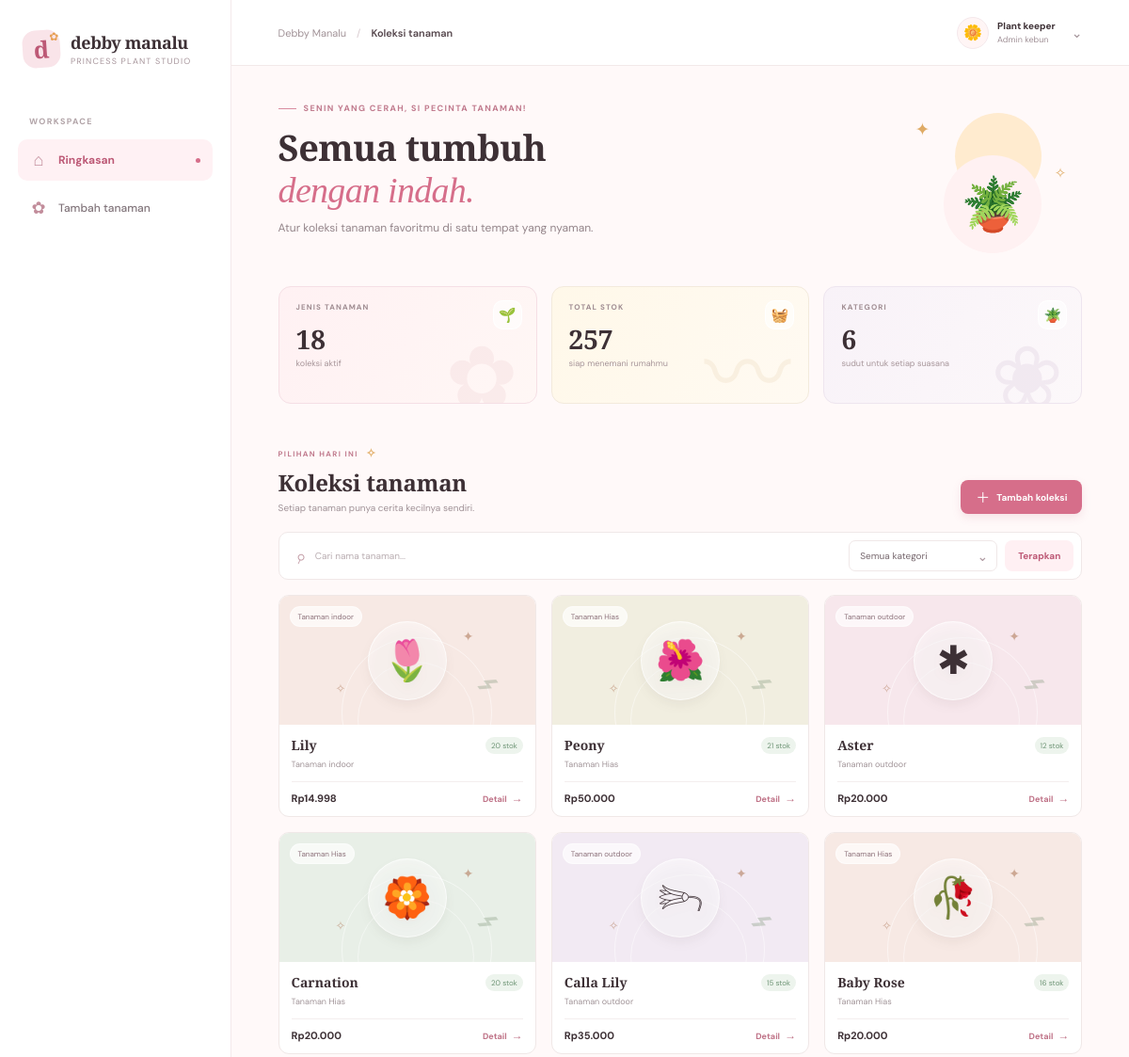
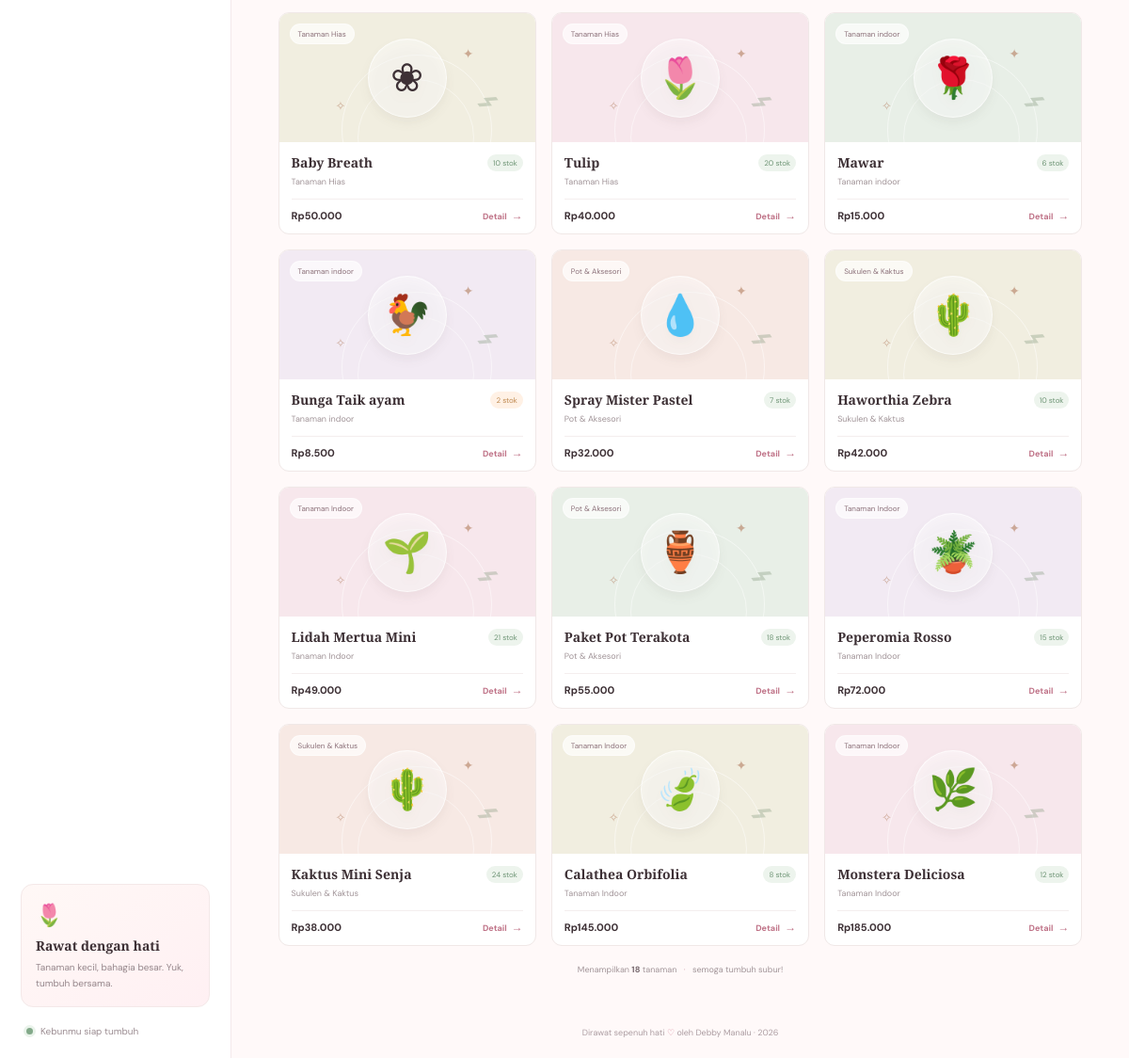
The page / on the database its author committed (2 pictures, top to bottom).
### tables this page shows
CREATE TABLE products (
            id INTEGER PRIMARY KEY AUTOINCREMENT,
            name TEXT NOT NULL,
            category TEXT NOT NULL,
            price INTEGER NOT NULL CHECK (price > 0),
            stock INTEGER NOT NULL DEFAULT 0 CHECK (stock >= 0),
            emoji TEXT NOT NULL DEFAULT "🪴",
            description TEXT NOT NULL DEFAULT "",
            created_at TEXT NOT NULL DEFAULT CURRENT_TIMESTAMP,
            updated_at TEXT NOT NULL DEFAULT CURRENT_TIMESTAMP
        );

### app/Controllers/ProductController.php (called while the page is built, shortened)
<?php
final class ProductController
{
    private Product $products;
    public function __construct()
    {
        $this->products = new Product(Database::connection());
    }
    public function index(): void
    {
        $search = trim((string) ($_GET['q'] ?? ''));
        $category = trim((string) ($_GET['category'] ?? ''));
        $this->render('products/index', [
            'title' => 'Koleksi tanaman',
            'products' => $this->products->all($search, $category),
            'categories' => $this->products->categories(),
            'summary' => $this->products->summary(),
            'search' => $search,
            'selectedCategory' => $category,
        ]);
    }
    private function render(string $view, array $data): void
    {
        extract($data, EXTR_SKIP);
        require dirname(__DIR__) . '/Views/layout.php';
    }
}

### app/Models/Product.php (called while the page is built, shortened)
<?php
final class Product
{
    public function all(string $search = '', string $category = ''): array
    {
        $sql = 'SELECT * FROM products WHERE 1 = 1';
        $params = [];
        $sql .= ' ORDER BY id DESC';
        $statement = $this->db->prepare($sql);
        $statement->execute($params);
        return $statement->fetchAll();
    }
    public function summary(): array
    {
        return $this->db->query(
            'SELECT COUNT(*) AS products, COALESCE(SUM(stock), 0) AS stock,
             COUNT(DISTINCT category) AS categories FROM products'
        )->fetch();
    }
}

### app/Views/products/index.php (the view, shortened to what this page needs)
<section class="welcome-row">
    <div>
        <div class="eyebrow"><span class="eyebrow-line"></span> SENIN YANG CERAH, SI PECINTA TANAMAN!</div>
        <h1>Semua tumbuh<br><em>dengan indah.</em></h1>
        <p class="page-lead">Atur koleksi tanaman favoritmu di satu tempat yang nyaman.</p>
    </div>
    <div class="sunny-plant" aria-hidden="true"><span class="sunny-sun"></span><span class="sunny-pot">🪴</span><span class="sparkle sparkle-one">✦</span><span class="sparkle sparkle-two">✧</span></div>
</section>
<section class="stats-grid" aria-label="Ringkasan inventaris">
    <article class="stat-card stat-pink"><span class="stat-icon">🌱</span><span class="stat-label">JENIS TANAMAN</span><strong><?= e($summary['products']) ?></strong><span class="stat-foot">koleksi aktif</span><span class="stat-watermark">✿</span></article>
    <article class="stat-card stat-cream"><span class="stat-icon">🧺</span><span class="stat-label">TOTAL STOK</span><strong><?= e($summary['stock']) ?></strong><span class="stat-foot">siap menemani rumahmu</span><span class="stat-watermark">〰</span></article>
    <article class="stat-card stat-lilac"><span class="stat-icon">🪴</span><span class="stat-label">KATEGORI</span><strong><?= e($summary['categories']) ?></strong><span class="stat-foot">sudut untuk setiap suasana</span><span class="stat-watermark">❀</span></article>
</section>
<section class="collection-section">
    <div class="section-heading">
        <div><div class="eyebrow small-eyebrow">PILIHAN HARI INI <span>✧</span></div><h2>Koleksi tanaman</h2><p>Setiap tanaman punya cerita kecilnya sendiri.</p></div>
        <a href="index.php?action=create" class="button button-primary"><span>＋</span> Tambah koleksi</a>
    </div>
    <form class="filter-bar" action="index.php" method="get">
        <label class="search-box"><span>⌕</span><input type="search" name="q" value="<?= e($search) ?>" placeholder="Cari nama tanaman..." aria-label="Cari nama tanaman"></label>
        <label class="category-select"><select name="category"><option value="">Semua kategori</option></select><span class="select-chevron"></span></label>
        <button class="button button-filter" type="submit">Terapkan</button>
    </form>
    <?php if ($products === []): ?>
        <div class="empty-state"><span>🌷</span><h3>Belum ada yang cocok</h3><p>Coba kata kunci lain atau tambahkan tanaman baru ke koleksimu.</p><a class="button button-primary" href="index.php?action=create">Tambah tanaman</a></div>
    <?php else: ?>
        <div class="product-grid">
            <?php foreach ($products as $index => $product): ?>
                <article class="product-card">
                    <a class="product-art art-<?= $index % 5 ?>" href="index.php?action=show&id=<?= e($product['id']) ?>" aria-label="Lihat <?= e($product['name']) ?>">
                        <span class="art-label"><?= e($product['category']) ?></span><span class="art-plant"><?= e($product['emoji']) ?></span>
                        <span class="art-spark art-spark-a">✦</span><span class="art-spark art-spark-b">✧</span><span class="art-leaf">⌁</span>
                    </a>
                    <div class="product-info">
                        <div class="product-title-line"><h3><?= e($product['name']) ?></h3><span class="stock-pill <?= (int) $product['stock'] < 5 ? 'stock-low' : '' ?>"><?= e($product['stock']) ?> stok</span></div>
                        <p><?= e($product['category']) ?></p>
                        <div class="product-bottom"><strong><?= rupiah($product['price']) ?></strong><a class="text-link" href="index.php?action=show&id=<?= e($product['id']) ?>">Detail <span>→</span></a></div>
                    </div>
                </article>
            <?php endforeach; ?>
        </div>
        <div class="collection-count">Menampilkan <strong><?= count($products) ?></strong> tanaman <span>·</span> semoga tumbuh subur!</div>
    <?php endif; ?>
</section>

### public/index.php (shortened to what this page needs)
<?php
require dirname(__DIR__) . '/app/Core/Database.php';
require dirname(__DIR__) . '/app/Models/Product.php';
require dirname(__DIR__) . '/app/Controllers/ProductController.php';
$controller = new ProductController();
$action = (string) ($_GET['action'] ?? 'index');
switch ($action) {
    case 'index':
        $controller->index();
        break;
}

### app/Views/layout.php (shortened to what this page needs)
<?php
function e(mixed $value): string
{
    return htmlspecialchars((string) $value, ENT_QUOTES, 'UTF-8');
}
function rupiah(int|string $amount): string
{
    return 'Rp' . number_format((int) $amount, 0, ',', '.');
}
$currentPage = basename($_SERVER['SCRIPT_NAME'] ?? 'index.php');
?>
<!doctype html>
<html lang="id">
<head>
    <link rel="stylesheet" href="assets/css/style.css">
</head>
<body>
<div class="page-shell">
    <aside class="sidebar">
        <a class="brand" href="index.php" aria-label="Debby Manalu, beranda">
            <span class="brand-mark">d<span>✿</span></span>
            <span class="brand-copy"><strong>debby manalu</strong><small>Princess plant studio</small></span>
        </a>
        <div class="sidebar-caption">WORKSPACE</div>
        <nav class="side-nav" aria-label="Navigasi utama">
            <a class="nav-link <?= $currentPage === 'index.php' && !isset($_GET['action']) ? 'active' : '' ?>" href="index.php">
                <span class="nav-icon">⌂</span> Ringkasan <span class="nav-dot"></span>
            </a>
            <a class="nav-link <?= ($_GET['action'] ?? '') === 'create' ? 'active' : '' ?>" href="index.php?action=create">
                <span class="nav-icon">✿</span> Tambah tanaman
            </a>
        </nav>
        <div class="sidebar-note">
            <div class="note-illustration">🌷</div>
            <strong>Rawat dengan hati</strong>
            <p>Tanaman kecil, bahagia besar. Yuk, tumbuh bersama.</p>
        </div>
        <div class="sidebar-bottom">
            <span class="online-dot"></span>
            <span>Kebunmu siap tumbuh</span>
        </div>
    </aside>
    <main class="main-content">
        <header class="topbar">
            <div class="breadcrumb"><span>Debby Manalu</span><span class="crumb-slash">/</span><strong><?= e($title) ?></strong></div>
            <div class="topbar-profile"><span class="profile-avatar">🌼</span><span><strong>Plant keeper</strong><small>Admin kebun</small></span><span class="profile-chevron">⌄</span></div>
        </header>
        <div class="content-wrap">
            <?php require $viewFile; ?>
        </div>
        <footer class="footer">Dirawat sepenuh hati <span>♡</span> oleh Debby Manalu <span class="footer-year">· 2026</span></footer>
    </main>
</div>
</body>
</html>

### rows shown on the page
products: category "Tanaman indoor", emoji "🌷", name "Lily", stock "20", price "Rp14.998"
products: category "Tanaman Hias", emoji "🌺", name "Peony", stock "21", price "Rp50.000"
products: category "Tanaman outdoor", emoji "✱", name "Aster", stock "12", price "Rp20.000"
products: category "Tanaman Hias", emoji "🏵️", name "Carnation", stock "20", price "Rp20.000"
products: category "Tanaman outdoor", emoji "𓆸", name "Calla Lily", stock "15", price "Rp35.000"
products: category "Tanaman Hias", emoji "🥀", name "Baby Rose", stock "16", price "Rp20.000"
products: category "Tanaman Hias", emoji "❀", name "Baby Breath", stock "10", price "Rp50.000"
products: category "Tanaman Hias", emoji "🌷", name "Tulip", stock "20", price "Rp40.000"
products: category "Tanaman indoor", emoji "🌹", name "Mawar", stock "6", price "Rp15.000"
products: category "Tanaman indoor", emoji "🐓", name "Bunga Taik ayam", stock "2", price "Rp8.500"
products: category "Pot & Aksesori", emoji "💧", name "Spray Mister Pastel", stock "7", price "Rp32.000"
products: category "Sukulen & Kaktus", emoji "🌵", name "Haworthia Zebra", stock "10", price "Rp42.000"
products: category "Tanaman Indoor", emoji "🌱", name "Lidah Mertua Mini", stock "21", price "Rp49.000"
products: category "Pot & Aksesori", emoji "🏺", name "Paket Pot Terakota", stock "18", price "Rp55.000"
products: category "Tanaman Indoor", emoji "🪴", name "Peperomia Rosso", stock "15", price "Rp72.000"
products: category "Sukulen & Kaktus", emoji "🌵", name "Kaktus Mini Senja", stock "24", price "Rp38.000"
products: category "Tanaman Indoor", emoji "🍃", name "Calathea Orbifolia", stock "8", price "Rp145.000"
products: category "Tanaman Indoor", emoji "🌿", name "Monstera Deliciosa", stock "12", price "Rp185.000"

### other values the page prints
$title "Koleksi tanaman"
$summary['products'] "18"
$summary['stock'] "257"
$summary['categories'] "6"
count($products) "18"
